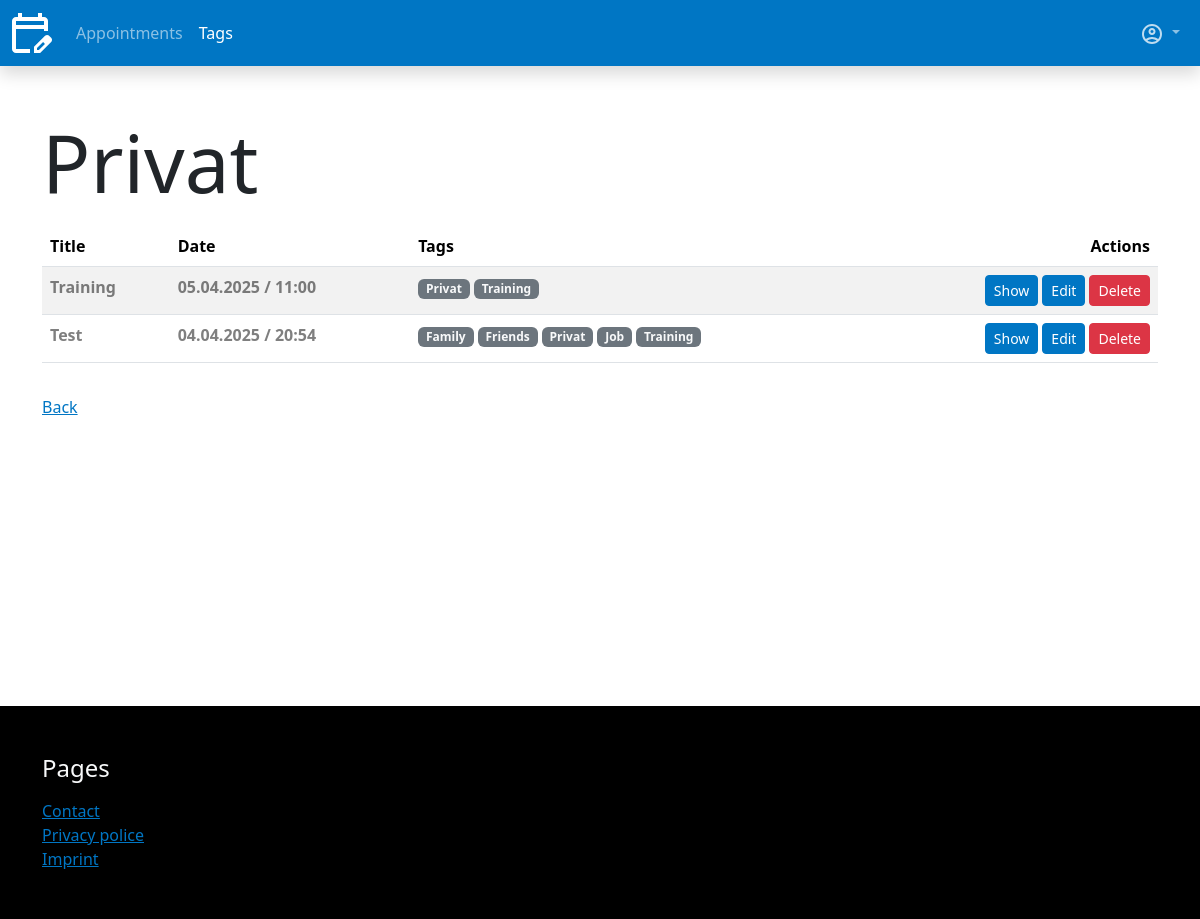
Page /app/tags/16/ (signed in) on the earlier database version.
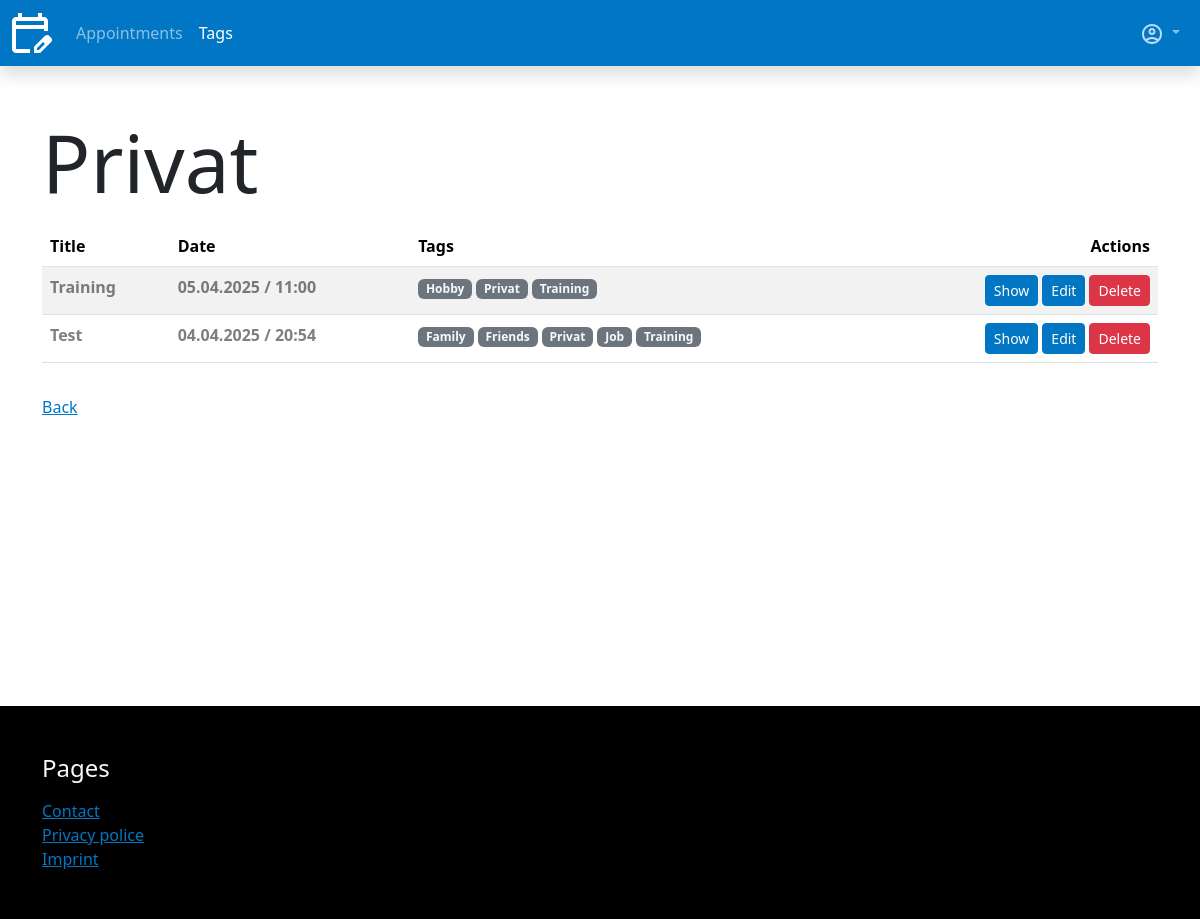
Same page on the later database version.
### appointments/models.py (models this page shows, shortened)
class Appointment(models.Model):
    user = models.ForeignKey(User, on_delete=models.CASCADE, verbose_name=_("User"))
    title = models.CharField(max_length=255, verbose_name=_("Title"))
    description = models.TextField(verbose_name=_("Description"), null=True, blank=True)
    date = models.DateTimeField(default=datetime.now, verbose_name=_("Datetime"))
    tags = models.ManyToManyField(Tag, blank=True, verbose_name=_("Tags"), related_name="appointments")
    created = models.DateTimeField(auto_now_add=True, verbose_name=_("Created"))
    updated = models.DateTimeField(auto_now=True, verbose_name=_("Updated"))
    @admin.display(description="Expired")
    def is_expired(self):
        utc = ZoneInfo("UTC")
        current_date_time = datetime.now(tz=utc)
        return self.date < current_date_time
    class Meta:
        verbose_name = _("Appointment")
        ordering = [
            "-date",
        ]

class Tag(models.Model):
    user = models.ForeignKey(User, on_delete=models.CASCADE, verbose_name=_("User"))
    title = models.CharField(max_length=255, verbose_name=_("Title"))
    created = models.DateTimeField(auto_now_add=True, verbose_name=_("Created"))
    updated = models.DateTimeField(auto_now=True, verbose_name=_("Updated"))
    class Meta:
        ordering = [
            "-updated"
        ]
        verbose_name = _("Tag")

### appointments/views/tags.py (the view)
# urls.py: path("tags/<int:pk>/", tags.show, name="tags_show"),
@login_required(login_url="sevo_user:sign_in")
def show(request, pk):
    tag = get_object_or_404(Tag, pk=pk, user=request.user)
    appointments = tag.appointments.all()
    return render(request, "appointments/tags/show.html", {
        "title": f"{tag.title}",
        "tag": tag,
        "appointments": appointments
    })

### template_tags/templatetags/app_tags.py (called while the page is built)
@register.simple_tag
def active_site(path, name):
    path_splitted = path.split("/")
    path_compare = path_splitted[2]
    if name in path_compare:
        return "active"

### appointments/templates/appointments/tags/show.html (shortened to what this page needs)
{% extends "base.html" %}
{% load i18n %}
{% block content %}
    <h1 class="display-1 mb-3">{{ title }}</h1>
    <div>
        {% if appointments %}
            <div class="table-responsive">
                {% include "../partials/_appointments_table.html" %}
            </div>
        {% else %}
            <p>
                {% trans "No Appointments available." %}
            </p>
        {% endif %}
    </div>
    {% include "../partials/_back_link.html" %}
{% endblock %}

### appointments/templates/appointments/partials/_appointments_table.html
{% load i18n %}
<table class="table table-striped">
    <thead>
        <tr>
            <th>{% trans "Title" %}</th>
            <th>{% trans "Date" %}</th>
            <th>{% trans "Tags" %}</th>
            <th>
                <div class="d-flex justify-content-end">
                    {% trans "Actions" %}
                </div>
            </th>
        </tr>
    </thead>
    <tbody>
        {% for app in appointments %}
            <tr>
                <th class="{% if app.is_expired %}text-black-50{% endif %}" scope="row">{{ app.title }}</th>
                <th class="{% if app.is_expired %}text-black-50{% endif %}" scope="row">{{ app.date|date:"d.m.Y / H:i" }}</th>
                <th class="{% if app.is_expired %}text-black-50{% endif %}" scope="row">
                    {% for tag in app.tags.all %}
                        <span class="badge text-bg-secondary">
                            <a class="link-light link-underline-opacity-0" href="{% url "appointments:tags_show" pk=tag.pk %}">
                                {{ tag.title }}
                            </a>
                        </span>
                    {% endfor %}
                </th>
                <td class="{% if app.is_expired %}text-black-50{% endif %}">
                    <div class="d-flex justify-content-end gap-1 ">
                        <a class="btn btn-primary btn-sm" href="{% url "appointments:show" pk=app.pk %}">{% trans "Show" %}</a>
                        <a class="btn btn-primary btn-sm" href="{% url "appointments:update" pk=app.pk %}">{% trans "Edit" %}</a>
                        <a class="btn btn-danger btn-sm" href="{% url "appointments:delete" pk=app.pk %}">{% trans "Delete" %}</a>
                    </div>
                </td>
            </tr>
        {% endfor %}
    </tbody>
</table>

Differences in the rows shown:
added Tag: title "Hobby", shown under Appointment "Training"
